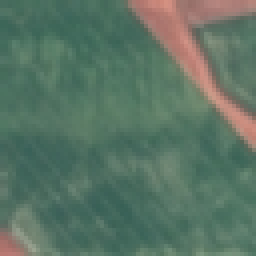
#> input picture project/dataset/7711810/EuroSAT_RGB/EuroSAT_RGB/AnnualCrop/AnnualCrop_2647.jpg, 64 x 64 px (shown 4 times larger); its folder holds only this picture in this run
$ jupyter execute conversion.ipynb   (older library calls are emulated)
#> lines starting #> are read from the running program, lines starting #| are printed output that depends on the picture
# DoG

[cell 1]
import cv2
import numpy as np
import os
from pathlib import Path

input_folder = r"F:\image_processing\project\dataset\7711810\EuroSAT_RGB\EuroSAT_RGB\AnnualCrop"
output_folder = r"F:\image_processing\project\filtered\Dog\AnnualCrop_DoG"

sigma1 = 1.0
sigma2 = 2.0

os.makedirs(output_folder, exist_ok=True)

for img_path in Path(input_folder).glob("*.jpg"):
    img = cv2.imread(str(img_path), cv2.IMREAD_COLOR)
#> img is the input picture: shape (64, 64, 3); mean B, G, R 100.2, 115.7, 90.8
    if img is None:
        print(f"Skipping {img_path.name}")
        continue

    blur1 = cv2.GaussianBlur(img.astype(np.float32), (0, 0), sigma1)
    blur2 = cv2.GaussianBlur(img.astype(np.float32), (0, 0), sigma2)
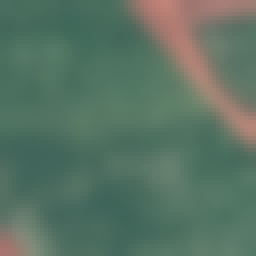
#> blur2: shape (64, 64, 3) float32 (shown 4 times larger); mean B, G, R 100.2, 115.6, 90.7
    dog = blur1 - blur2
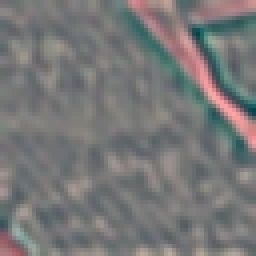
#> dog: shape (64, 64, 3) float32 (shown 4 times larger); mean B, G, R 0, 0, 0.1; drawn with min black and max white

    dog_norm = cv2.normalize(dog, None, 0, 255, cv2.NORM_MINMAX)

    out_path = Path(output_folder) / (img_path.stem + "_dog.png")
    cv2.imwrite(str(out_path), dog_norm.astype(np.uint8))
    print(f"Done: {img_path.name}")

print("All done.")

[cell 2]
import cv2
import numpy as np
import os
from pathlib import Path

input_folder = r"F:\image_processing\project\dataset\7711810\EuroSAT_RGB\EuroSAT_RGB\PermanentCrop"
output_folder = r"F:\image_processing\project\filtered\Dog\PermanentCrop_LT"

sigma1 = 1.0
sigma2 = 2.0

os.makedirs(output_folder, exist_ok=True)

for img_path in Path(input_folder).glob("*.jpg"):
    img = cv2.imread(str(img_path), cv2.IMREAD_COLOR)
    if img is None:
        print(f"Skipping {img_path.name}")
        continue

    blur1 = cv2.GaussianBlur(img.astype(np.float32), (0, 0), sigma1)
    blur2 = cv2.GaussianBlur(img.astype(np.float32), (0, 0), sigma2)
    dog = blur1 - blur2

    dog_norm = cv2.normalize(dog, None, 0, 255, cv2.NORM_MINMAX)

    out_path = Path(output_folder) / (img_path.stem + "_dog.png")
    cv2.imwrite(str(out_path), dog_norm.astype(np.uint8))
    print(f"Done: {img_path.name}")

print("All done.")

# Sobel

[cell 3]
import cv2
import numpy as np
import os
from pathlib import Path

input_folder = r"F:\image_processing\project\dataset\7711810\EuroSAT_RGB\EuroSAT_RGB\AnnualCrop"
output_folder = r"F:\image_processing\project\filtered\Sobel\AnnualCrop_sobel"

os.makedirs(output_folder, exist_ok=True)

for img_path in Path(input_folder).glob("*.jpg"):
    img = cv2.imread(str(img_path), cv2.IMREAD_COLOR).astype(np.float32)
    if img is None:
        print(f"Skipping {img_path.name}")
        continue

    sobel_x = cv2.Sobel(img, cv2.CV_32F, 1, 0, ksize=3)
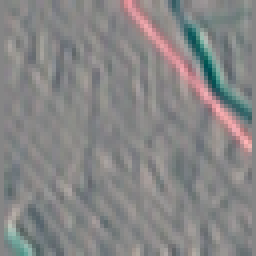
#> sobel_x: shape (64, 64, 3) float32 (shown 4 times larger); mean B, G, R 0.9, 1, 2.2; drawn with min black and max white
    sobel_y = cv2.Sobel(img, cv2.CV_32F, 0, 1, ksize=3)
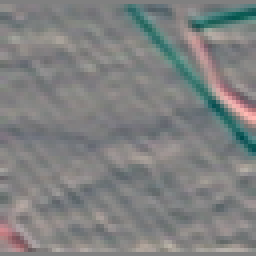
#> sobel_y: shape (64, 64, 3) float32 (shown 4 times larger); mean B, G, R 0.1, 0.7, -2.7; drawn with min black and max white
    sobel = np.sqrt(sobel_x**2 + sobel_y**2)
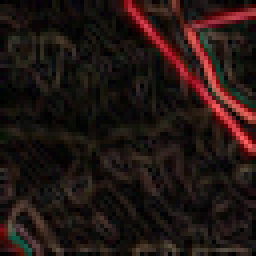
#> sobel: shape (64, 64, 3) float32 (shown 4 times larger); mean B, G, R 27.4, 31.6, 50.4; drawn with min black and max white

    sobel_norm = cv2.normalize(sobel, None, 0, 255, cv2.NORM_MINMAX)

    out_path = Path(output_folder) / (img_path.stem + "_sobel.png")
    cv2.imwrite(str(out_path), sobel_norm.astype(np.uint8))
    print(f"Done: {img_path.name}")

print("All done.")

[cell 4]
import cv2
import numpy as np
import os
from pathlib import Path

input_folder = r"F:\image_processing\project\dataset\7711810\EuroSAT_RGB\EuroSAT_RGB\PermanentCrop"
output_folder = r"F:\image_processing\project\filtered\Sobel\PermanentCrop_sobel"

os.makedirs(output_folder, exist_ok=True)

for img_path in Path(input_folder).glob("*.jpg"):
    img = cv2.imread(str(img_path), cv2.IMREAD_COLOR).astype(np.float32)
    if img is None:
        print(f"Skipping {img_path.name}")
        continue

    sobel_x = cv2.Sobel(img, cv2.CV_32F, 1, 0, ksize=3)
    sobel_y = cv2.Sobel(img, cv2.CV_32F, 0, 1, ksize=3)
    sobel = np.sqrt(sobel_x**2 + sobel_y**2)

    sobel_norm = cv2.normalize(sobel, None, 0, 255, cv2.NORM_MINMAX)

    out_path = Path(output_folder) / (img_path.stem + "_sobel.png")
    cv2.imwrite(str(out_path), sobel_norm.astype(np.uint8))
    print(f"Done: {img_path.name}")

print("All done.")

# Log Transform

[cell 5]
import cv2
import numpy as np
import os
from pathlib import Path

input_folder = r"F:\image_processing\project\dataset\7711810\EuroSAT_RGB\EuroSAT_RGB\AnnualCrop"
output_folder = r"F:\image_processing\project\filtered\LT\AnnualCrop_LT"

os.makedirs(output_folder, exist_ok=True)

for img_path in Path(input_folder).glob("*.jpg"):
    img = cv2.imread(str(img_path), cv2.IMREAD_COLOR).astype(np.float32)
    if img is None:
        print(f"Skipping {img_path.name}")
        continue

    log = np.log1p(img)
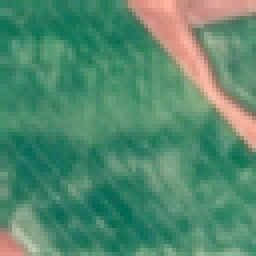
#> log: shape (64, 64, 3) float32 (shown 4 times larger); mean B, G, R 4.61, 4.76, 4.48; drawn with min black and max white

    log_norm = cv2.normalize(log, None, 0, 255, cv2.NORM_MINMAX)

    out_path = Path(output_folder) / (img_path.stem + "_log.png")
    cv2.imwrite(str(out_path), log_norm.astype(np.uint8))
    print(f"Done: {img_path.name}")

print("All done.")

[cell 6]
import cv2
import numpy as np
import os
from pathlib import Path

input_folder = r"F:\image_processing\project\dataset\7711810\EuroSAT_RGB\EuroSAT_RGB\PermanentCrop"
output_folder = r"F:\image_processing\project\filtered\LT\PermanentCrop_LT"

os.makedirs(output_folder, exist_ok=True)

for img_path in Path(input_folder).glob("*.jpg"):
    img = cv2.imread(str(img_path), cv2.IMREAD_COLOR).astype(np.float32)
    if img is None:
        print(f"Skipping {img_path.name}")
        continue

    log = np.log1p(img)

    log_norm = cv2.normalize(log, None, 0, 255, cv2.NORM_MINMAX)

    out_path = Path(output_folder) / (img_path.stem + "_log.png")
    cv2.imwrite(str(out_path), log_norm.astype(np.uint8))
    print(f"Done: {img_path.name}")

print("All done.")

# Negative

[cell 7]
import cv2
import os
from pathlib import Path

input_folder = r"F:\image_processing\project\dataset\7711810\EuroSAT_RGB\EuroSAT_RGB\PermanentCrop"
output_folder = r"F:\image_processing\project\filtered\Negative\PermanentCrop_Neg"

os.makedirs(output_folder, exist_ok=True)

for img_path in Path(input_folder).glob("*.jpg"):
    img = cv2.imread(str(img_path), cv2.IMREAD_COLOR)
    if img is None:
        print(f"Skipping {img_path.name}")
        continue

    negative = 255 - img

    out_path = Path(output_folder) / (img_path.stem + "_negative.png")
    cv2.imwrite(str(out_path), negative)
    print(f"Done: {img_path.name}")

print("All done.")

[cell 8]
import cv2
import os
from pathlib import Path

input_folder = r"F:\image_processing\project\dataset\7711810\EuroSAT_RGB\EuroSAT_RGB\AnnualCrop"
output_folder = r"F:\image_processing\project\filtered\Negative\AnnualCrop_Neg"

os.makedirs(output_folder, exist_ok=True)

for img_path in Path(input_folder).glob("*.jpg"):
    img = cv2.imread(str(img_path), cv2.IMREAD_COLOR)
    if img is None:
        print(f"Skipping {img_path.name}")
        continue

    negative = 255 - img
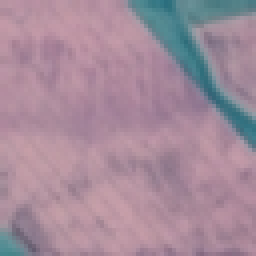
#> negative: shape (64, 64, 3) (shown 4 times larger); mean B, G, R 154.8, 139.3, 164.2

    out_path = Path(output_folder) / (img_path.stem + "_negative.png")
    cv2.imwrite(str(out_path), negative)
    print(f"Done: {img_path.name}")

print("All done.")

$ run again, on project/dataset/7711810/EuroSAT_RGB/EuroSAT_RGB/AnnualCrop/AnnualCrop_799.jpg
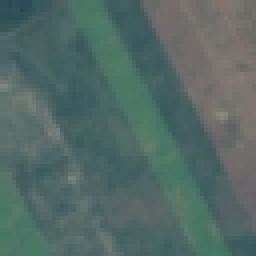
#> input picture project/dataset/7711810/EuroSAT_RGB/EuroSAT_RGB/AnnualCrop/AnnualCrop_799.jpg, 64 x 64 px (shown 4 times larger)
#> img is the input picture: shape (64, 64, 3); mean B, G, R 101.9, 105.6, 83.7
#> `log = np.log1p(img)`:
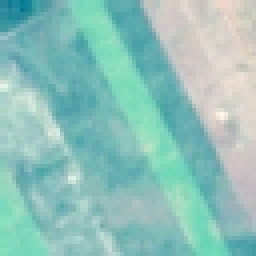
#> log: shape (64, 64, 3) float32 (shown 4 times larger); mean B, G, R 4.63, 4.67, 4.42; drawn with min black and max white
#> `negative = 255 - img`:
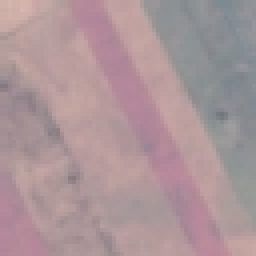
#> negative: shape (64, 64, 3) (shown 4 times larger); mean B, G, R 153.1, 149.4, 171.3
